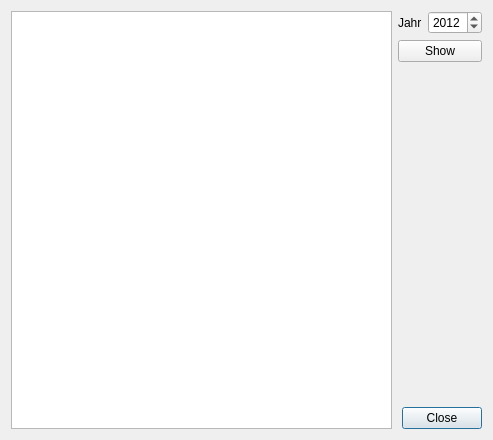
<?xml version="1.0" encoding="UTF-8"?>
<ui version="4.0">
 <class>ContributionReceiptDialog</class>
 <widget class="QDialog" name="ContributionReceiptDialog">
  <property name="geometry">
   <rect>
    <x>0</x>
    <y>0</y>
    <width>493</width>
    <height>440</height>
   </rect>
  </property>
  <property name="windowTitle">
   <string>Dialog</string>
  </property>
  <layout class="QGridLayout" name="gridLayout">
   <item row="1" column="0" rowspan="4">
    <widget class="QTextEdit" name="textEdit"/>
   </item>
   <item row="1" column="2">
    <widget class="QSpinBox" name="yearSpinBox">
     <property name="sizePolicy">
      <sizepolicy hsizetype="Fixed" vsizetype="Fixed">
       <horstretch>0</horstretch>
       <verstretch>0</verstretch>
      </sizepolicy>
     </property>
     <property name="maximum">
      <number>9999</number>
     </property>
     <property name="value">
      <number>2012</number>
     </property>
    </widget>
   </item>
   <item row="1" column="1">
    <widget class="QLabel" name="yearLabel">
     <property name="text">
      <string>Jahr</string>
     </property>
    </widget>
   </item>
   <item row="3" column="2">
    <spacer name="verticalSpacer">
     <property name="orientation">
      <enum>Qt::Vertical</enum>
     </property>
     <property name="sizeHint" stdset="0">
      <size>
       <width>20</width>
       <height>40</height>
      </size>
     </property>
    </spacer>
   </item>
   <item row="4" column="1" colspan="2">
    <widget class="QDialogButtonBox" name="buttonBox">
     <property name="orientation">
      <enum>Qt::Horizontal</enum>
     </property>
     <property name="standardButtons">
      <set>QDialogButtonBox::Close</set>
     </property>
    </widget>
   </item>
   <item row="2" column="1" colspan="2">
    <widget class="QPushButton" name="showButton">
     <property name="text">
      <string>Show</string>
     </property>
    </widget>
   </item>
  </layout>
 </widget>
 <resources/>
 <connections>
  <connection>
   <sender>buttonBox</sender>
   <signal>accepted()</signal>
   <receiver>ContributionReceiptDialog</receiver>
   <slot>accept()</slot>
   <hints>
    <hint type="sourcelabel">
     <x>248</x>
     <y>254</y>
    </hint>
    <hint type="destinationlabel">
     <x>157</x>
     <y>274</y>
    </hint>
   </hints>
  </connection>
  <connection>
   <sender>buttonBox</sender>
   <signal>rejected()</signal>
   <receiver>ContributionReceiptDialog</receiver>
   <slot>close()</slot>
   <hints>
    <hint type="sourcelabel">
     <x>316</x>
     <y>260</y>
    </hint>
    <hint type="destinationlabel">
     <x>286</x>
     <y>274</y>
    </hint>
   </hints>
  </connection>
 </connections>
</ui>
